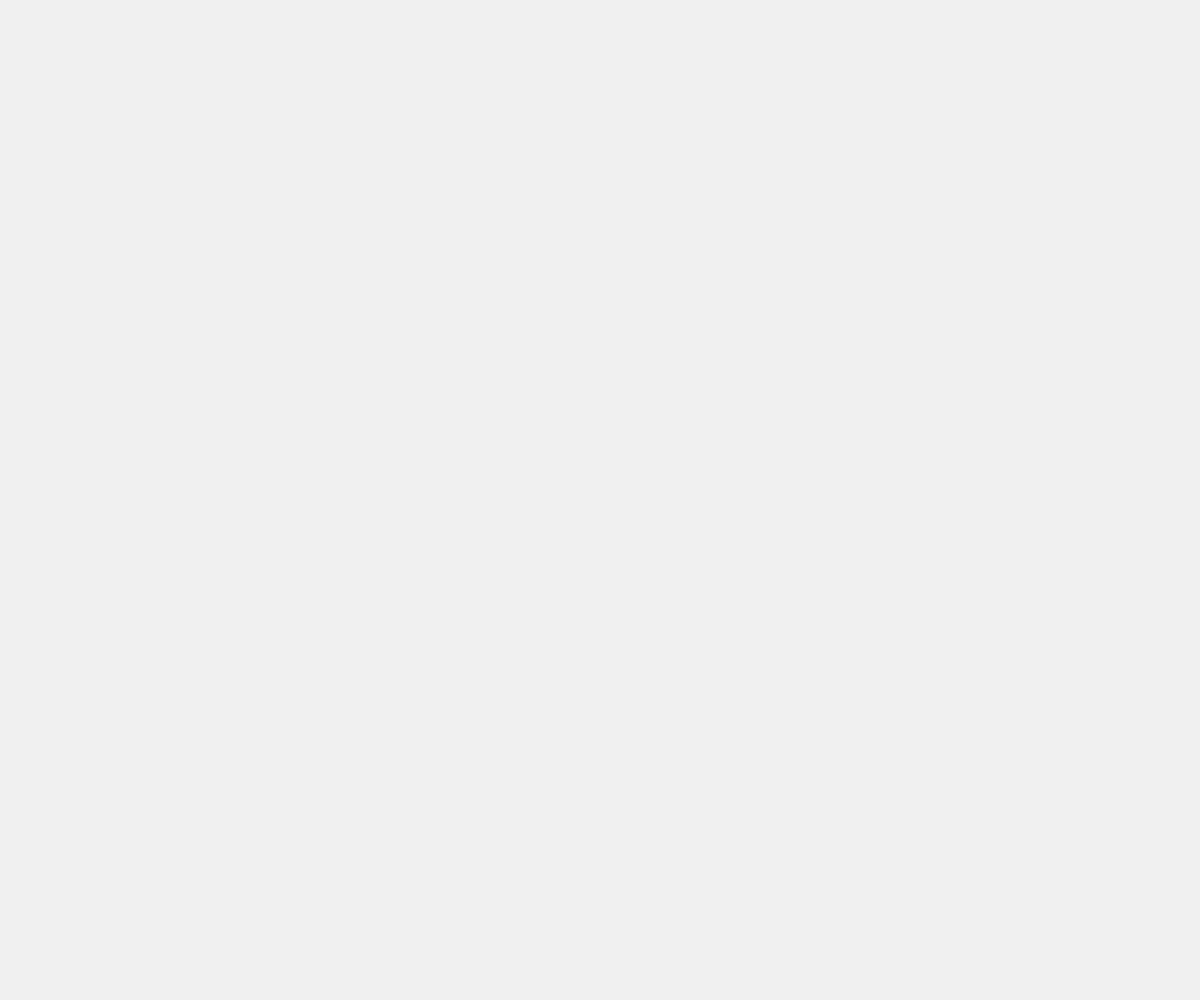
Frame 1 (no input)
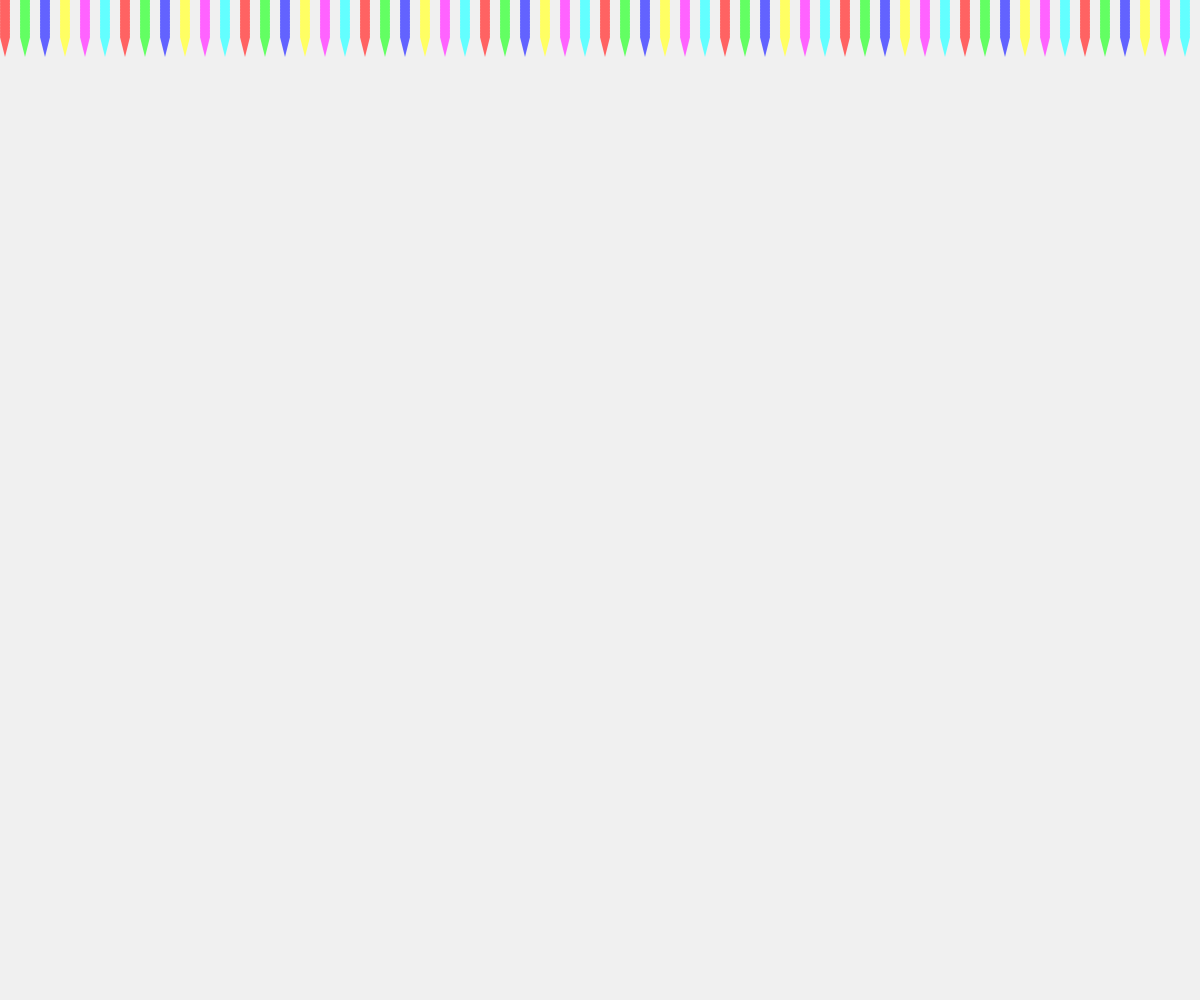
Frame 60 (no input)
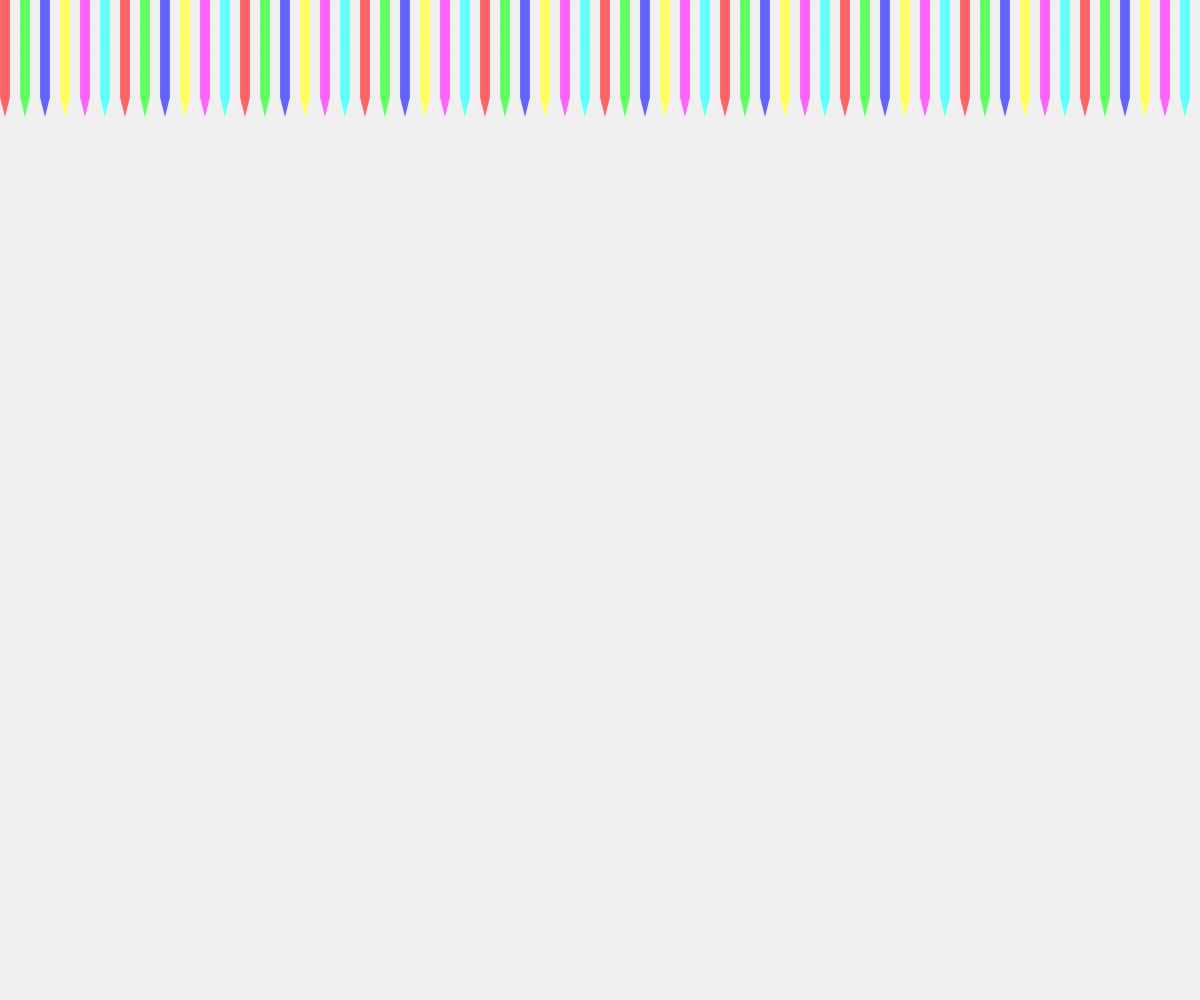
Frame 120 (the mouse pressed at the canvas centre since frame 60)

The p5.js sketch that drew these frames (run headless with seeded random() and noise() and a simulated clock; from frame 60 on, the mouse is pressed at the canvas centre):

// p5.js sketch
// ── sketch.js
let stitches = [];
let stitchHeight = 20;
let stitchWidth = 10;
let colorPalette = [
  [255, 100, 100], // red
  [100, 255, 100], // green
  [100, 100, 255], // blue
  [255, 255, 100], // yellow
  [255, 100, 255], // magenta
  [100, 255, 255]  // cyan
];
let currentColorIndex = 0;
let fabricHeight = 0;

function setup() {
  createCanvas(windowWidth, windowHeight);
  frameRate(30);
  noStroke();
}

function draw() {
  background(240);
  
  // Grow the fabric
  fabricHeight += 1;
  
  // Draw existing stitches
  for (let i = 0; i < stitches.length; i++) {
    const s = stitches[i];
    fill(s.color);
    beginShape();
    vertex(s.x, s.y);
    vertex(s.x + stitchWidth / 2, s.y + stitchHeight);
    vertex(s.x + stitchWidth, s.y);
    vertex(s.x + stitchWidth / 2, s.y - stitchHeight);
    endShape(CLOSE);
  }
  
  // Add new stitches at the top
  if (frameCount % 3 === 0) {
    for (let x = 0; x < width; x += stitchWidth * 2) {
      const y = -stitchHeight;
      const color = colorPalette[currentColorIndex];
      currentColorIndex = (currentColorIndex + 1) % colorPalette.length;
      
      stitches.push({
        x: x,
        y: y,
        color: color
      });
    }
  }
  
  // Move all stitches downward
  for (let i = 0; i < stitches.length; i++) {
    stitches[i].y += 1;
  }
  
  // Remove stitches that are off screen
  stitches = stitches.filter(s => s.y < height + stitchHeight * 2);
}
